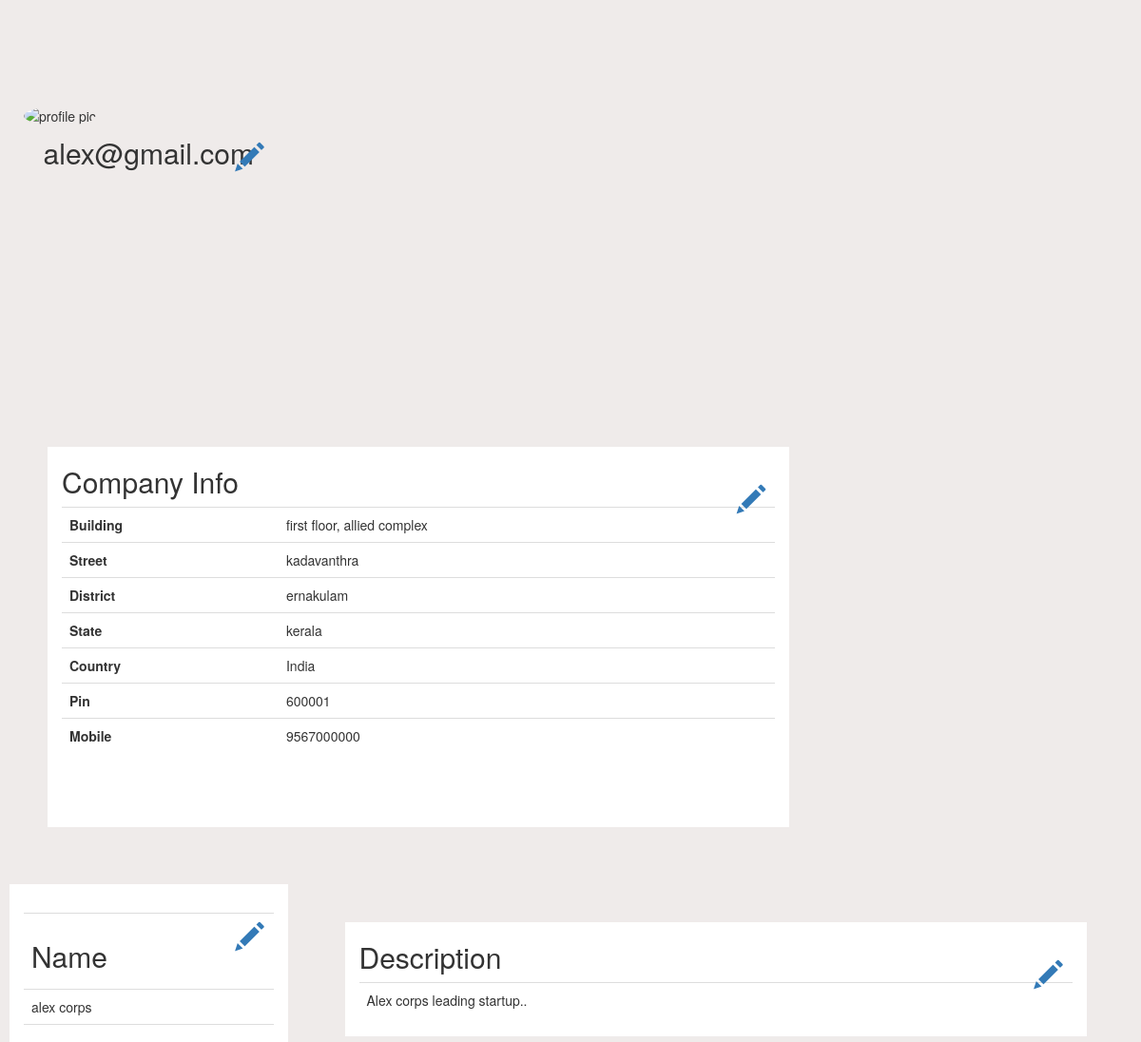
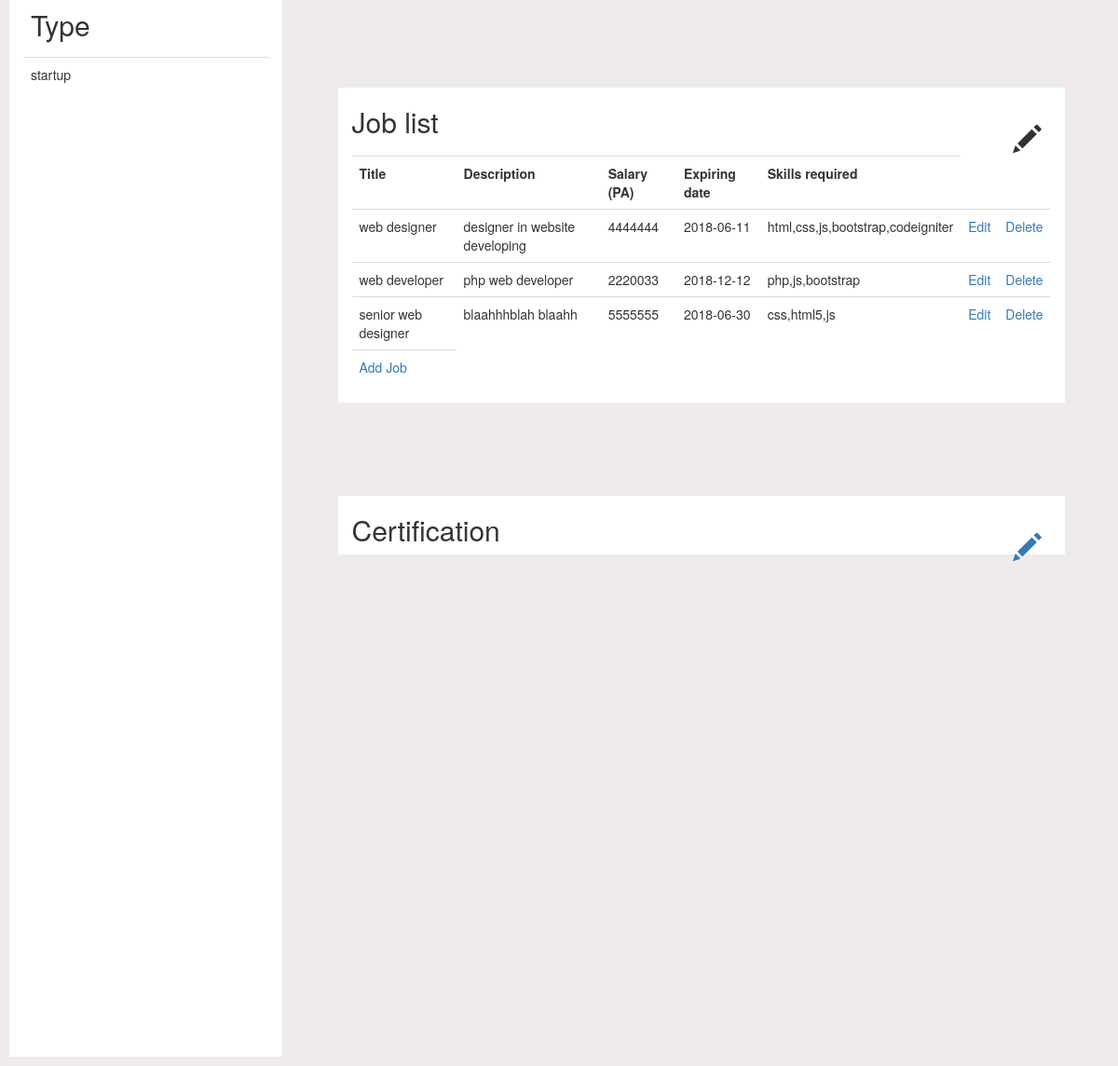
The page /comdetails.php (signed in) on the database its author committed (2 pictures, top to bottom).
### tables this page shows
CREATE TABLE `about` (
  `id` int(11) NOT NULL,
  `type` varchar(20) NOT NULL,
  `buildName` varchar(50) DEFAULT NULL,
  `mob` bigint(20) DEFAULT NULL,
  `pin` int(11) DEFAULT NULL,
  `street` varchar(50) DEFAULT NULL,
  `district` varchar(50) DEFAULT NULL,
  `state` varchar(50) DEFAULT NULL,
  `country` varchar(50) DEFAULT NULL,
  `description` varchar(200) DEFAULT NULL
);

CREATE TABLE `company` (
  `cid` int(11) NOT NULL,
  `name` varchar(50) NOT NULL,
  `type` varchar(20) NOT NULL,
  `logid` int(11) NOT NULL
);

CREATE TABLE `jobs` (
  `jobid` int(11) NOT NULL,
  `logid` int(11) NOT NULL,
  `title` varchar(100) NOT NULL,
  `description` varchar(100) NOT NULL,
  `salary` double NOT NULL,
  `closedate` date NOT NULL,
  `skillset` varchar(100) NOT NULL
);

### comdetails.php (the view, shortened to what this page needs)
<?php
if (isset($_SESSION['id']))
{
$who=$_SESSION['type'];
if ($who=='company')
{
$id=$_SESSION['id'];
$connect=mysqli_connect("localhost","root","","job");
?>
    <!DOCTYPE html>
    <html lang="en">
    <head>
        <link type="text/css" href="boot3/css/bootstrap.css" rel="stylesheet">
    </head>
    <body>
        <div class="container">
            <div class="row up">
                <div class="col-md-3 photo">
                    <img src="../bg.jpg" height="" width="300px" alt="profile pic" class="img-circle">
                    <a href="edit.php?id=photo" class=""><span class="glyphicon glyphicon-pencil edit"></span></a>
                    <p style="font-size:30px;text-align:center;clear:both">
                        <?=$_SESSION['user']?>
                    </p>
                </div>
                <div class="col-md-8 address">
                    <a href="edit.php?id=address" class=""> <span class="glyphicon glyphicon-pencil edit"></span></a>
                    <table class="table">
                        <h2>Company Info</h2>
                        <?php
                  $query="select * from about where id=$id";
                  $output=mysqli_query($connect,$query);
                $row=mysqli_fetch_array($output);
                        echo '<tr>';
                        echo '<th>Building</th>';
                        echo '<td>'.$row['buildName'].'</td>';
                        echo '</tr>';
                        echo '<tr>';
                        echo '<th>Street</th>';
                        echo '<td>'.$row['street'].'</td>';
                        echo '</tr>';
                        echo '<tr>';
                        echo '<th>District</th>';
                        echo '<td>'.$row['district'].'</td>';
                        echo '</tr>';
                        echo '<th>State</th>';
                        echo '<td>'.$row['state'].'</td>';
                        echo '<th>Country</th>';
                        echo '<td>'.$row['country'].'</td>';
                        echo '<th>Pin</th>';
                        echo '<td>'.$row['pin'].'</td>';
                        echo '<th>Mobile</th>';
                        echo '<td>'.$row['mob'].'</td>';
               ?>
                    </table>
                </div>
            </div>
            <div class="row down">
                <div class="col-md-3 left">
                    <a href="editcompany.php"><span class="glyphicon glyphicon-pencil edit"></span></a>
                    <?php
                $query="select * from company where logid=$id";
                $output=mysqli_query($connect,$query);
                $row=mysqli_fetch_array($output);
                ?>
                        <table class="table">
                            <tr>
                                <td>
                                    <h2>Name</h2>
                                </td>
                            </tr>
                            <tr>
                                <td>
                                    <?php
                            echo $row['name']
                            ?>
                                </td>
                            </tr>
                            <tr>
                                <td>
                                    <h2>Type</h2>
                                </td>
                            </tr>
                            <tr>
                                <td>
                                    <?php
                            echo $row['type']
                            ?>
                                </td>
                            </tr>
                        </table>
                </div>
                <div class="col-md-8 right">
                    <div class="row">
                        <div class="col-md-12 desc">
                            <a href="edit.php?id=desc" class=""><span class="glyphicon glyphicon-pencil edit"></span></a>
                            <table class="table">
                                <h2>Description</h2>
                                <?php
                  $query="select * from about where id=$id";
                  $output=mysqli_query($connect,$query);
                    $row=mysqli_fetch_array($output);
                        echo '<tr>';
                        echo '<td>'.$row['description'].'</td>';
                        echo '</tr>';
               ?>
                            </table>
                        </div>
                    </div>
                    <div class="row">
                        <div class="col-md-12 exp">
                            <span onclick="editex();delx();" class="glyphicon glyphicon-pencil edit"></span>
                            <td>
                                <h2>Job list</h2>
                            </td>
                            <table class="table">
                                <th>Title</th>
                                <th>Description</th>
                                <th>Salary (PA)</th>
                                <th>Expiring date</th>
                                <th>Skills required</th>
                                <?php
$query="select * from jobs where logid=$id ";
$output=mysqli_query($connect,$query);
while($row=mysqli_fetch_array($output))
{
    echo '<tr><h3>';
    echo '<td>'.$row['title'].'</td>';
    echo '<td>'.$row['description'].'</td>';
    echo '<td>'.$row['salary'].'</td>';
    echo '<td>'.$row['closedate'].'</td>';
    echo '<td>'.$row['skillset'].'</td>';
    ?>
                                    <td><a href="jobedit.php?id=<?=$row['jobid']?>">Edit</a></td>
                                    <td><a href="jobdelete.php?id=<?=$row['jobid']?>">Delete</a></td>
                                    <?php
    echo '</tr></h3>';
}   ?>
                                        <tr>
                                            <td><a href='jobinsert.php'>Add Job</a></td>
                                        </tr>
                            </table>
                        </div>
                    </div>
                    <div class="row">
                        <div class="col-md-12 cv">
                            <a href="" class=""><span class="glyphicon glyphicon-pencil edit"></span></a>
                            <h2>Certification</h2>
                        </div>
                    </div>
                </div>
            </div>
        </div>
    </body>
    </html>
    <?php
}
    else echo 'ACCESS FORBIDDEN';
}
else
    echo 'NOT LOGGED IN';
?>

### comdetails.php (style rules this page uses)
body { background-color: #efebea; }
.container { margin-top: 100px; width: 100%; }
.up, .down { width: inherit; }
.photo { margin: 10px; height: 300px; background-color: #efebea; }
.address { margin: 50px; height: 400px; background-color: white; }
.left { margin: 10px; height: 1300px; background-color: white; }
.right { background-color: #efebea; }
.exp, .desc, .cv { margin: 50px; background-color: white; }
.edit { position: relative; float: right; font-size: 30px; top: 40px; right: 10px; cursor: pointer; }

### rows shown on the page
about: buildName "first floor, allied complex", street "kadavanthra", district "ernakulam", state "kerala", country "India", pin "600001", mob "9567000000", description "Alex corps leading startup.."
company: name "alex corps", type "startup"
jobs: title "web designer", description "designer in website developing", salary "4444444", closedate "2018-06-11", skillset "html,css,js,bootstrap,codeigniter"
jobs: title "web developer", description "php web developer", salary "2220033", closedate "2018-12-12", skillset "php,js,bootstrap"
jobs: title "senior web designer", description "blaahhhblah blaahh", salary "5555555", closedate "2018-06-30", skillset "css,html5,js"

### other values the page prints
$_SESSION['user'] "alex@gmail.com"
